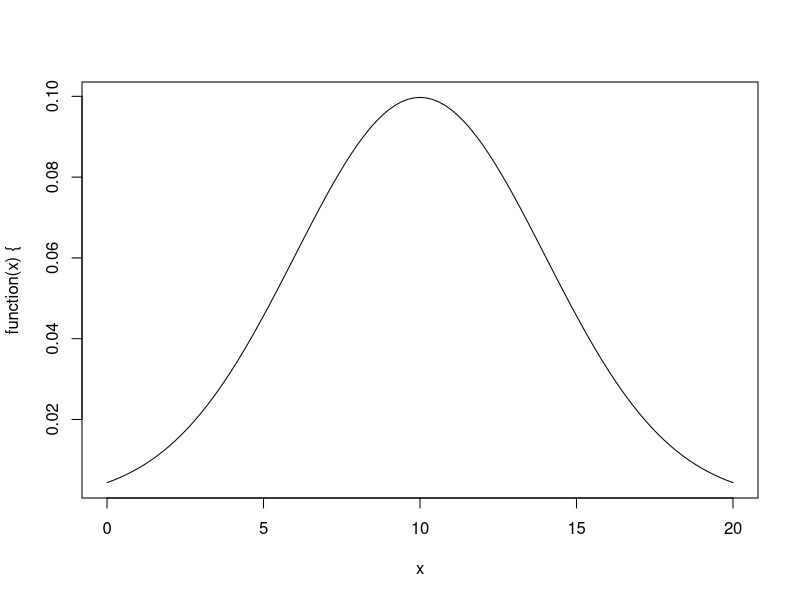
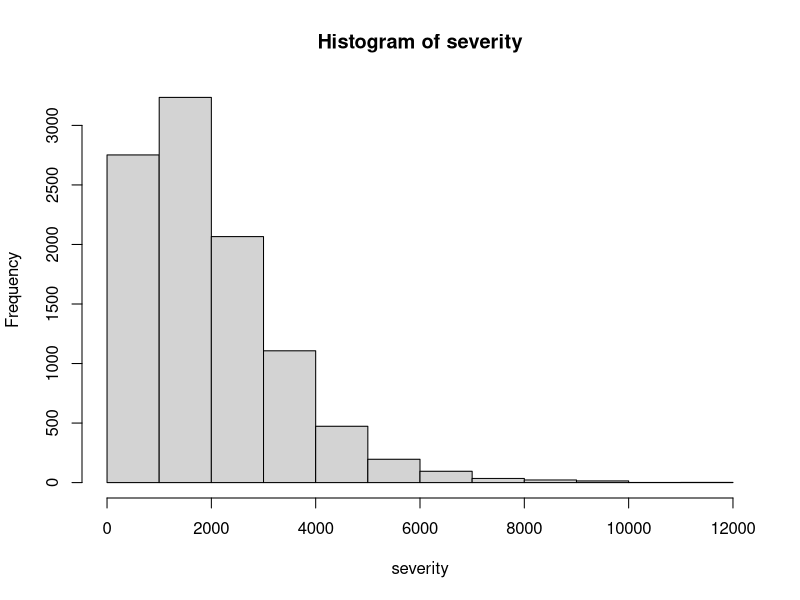
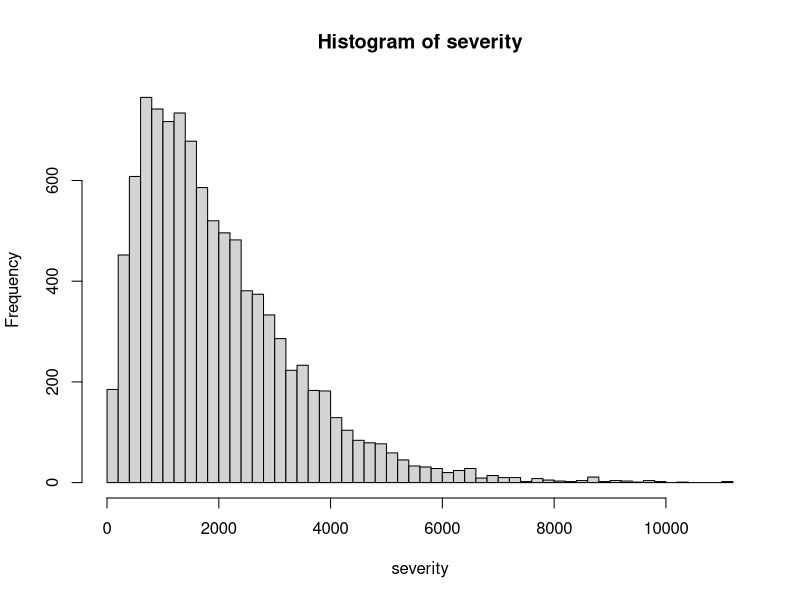
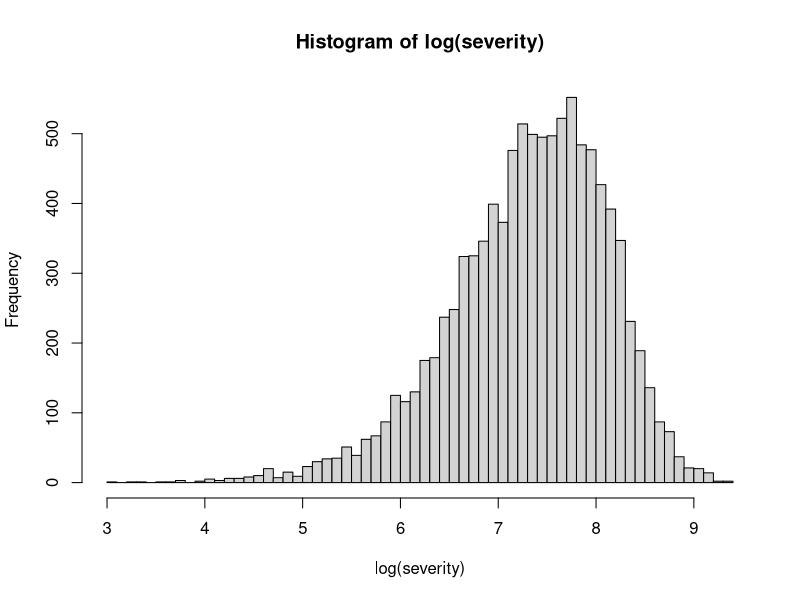
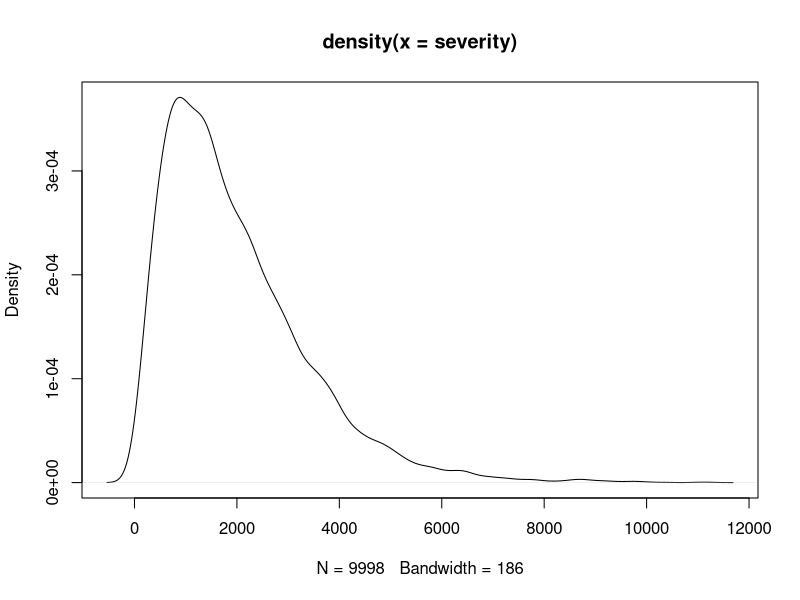
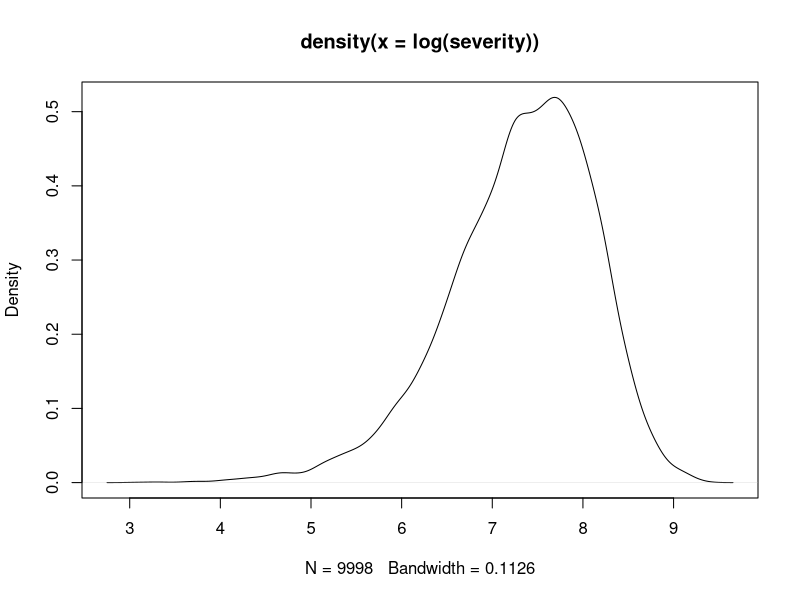
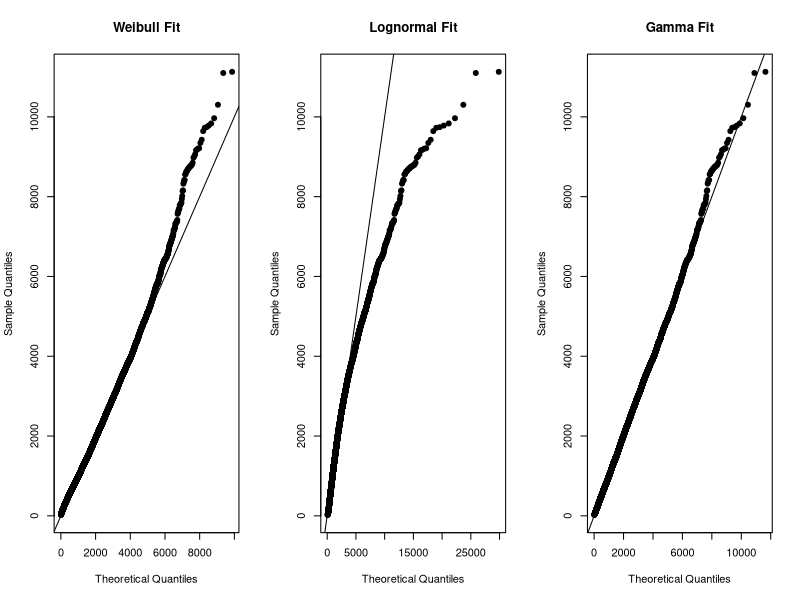
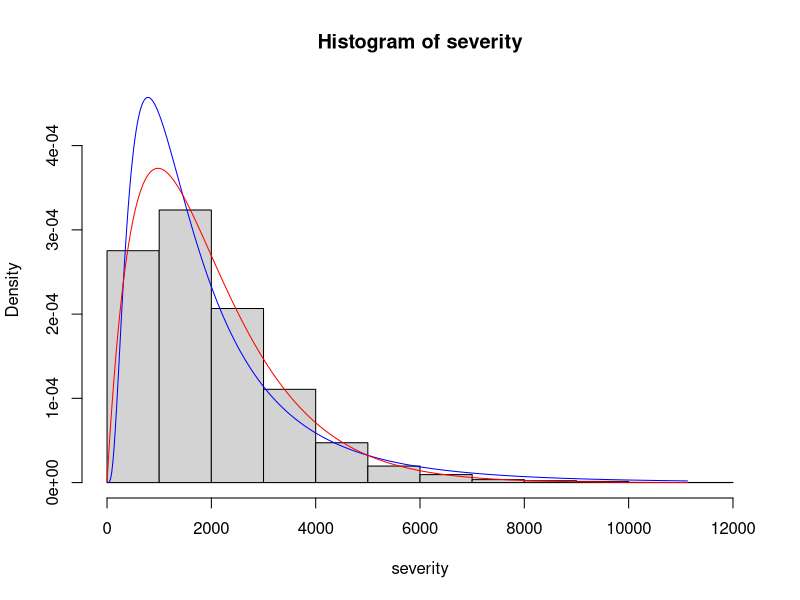

R code for these plots, in order:
## ---- chunk 1
N <- 10
mu <- 10000
sd <- .3 * mu
x <- seq(mu - sd*3, mu + sd * 3, length.out = 20)
p <- seq(.05, .95, by = .05)

dnorm(x, mu, sd)
pnorm(x, mu, sd)
qnorm(p, mu, sd)
rnorm(N, mu, sd)

dlnorm(x, log(mu), log(sd))
plnorm(x, log(mu), log(sd))

plot(function(x) {dnorm(x, 10, 4)}, 0, 20)
## ---- chunk 2
set.seed(8910)
years <- 2001:2010
frequency <- 1000

N <- rpois(length(years), frequency)

sevShape <- 2
sevScale <- 1000
severity <- rgamma(sum(N), sevShape, scale = sevScale)

summary(severity)
## ---- chunk 3
hist(severity)
hist(severity, breaks = 50)

hist(log(severity), breaks = 50)
## ---- chunk 4
plot(density(severity))

plot(density(log(severity)))
## ---- chunk 5
library(MASS)

fitGamma <- fitdistr(severity, "gamma")
fitLognormal <- fitdistr(severity, "lognormal")
fitWeibull <- fitdistr(severity, "Weibull")

fitGamma
fitLognormal
fitWeibull
## ---- chunk 6
probabilities = (1:(sum(N)))/(sum(N)+1)

weibullQ <- qweibull(probabilities, coef(fitWeibull)[1], coef(fitWeibull)[2])
lnQ <- qlnorm(probabilities, coef(fitLognormal)[1], coef(fitLognormal)[2])
gammaQ <- qgamma(probabilities, coef(fitGamma)[1], coef(fitGamma)[2])

oldPar <- par(mfrow = c(1,3))
plot(sort(weibullQ), sort(severity), xlab = 'Theoretical Quantiles', ylab = 'Sample Quantiles', pch=19, main = "Weibull Fit")
abline(0,1)

plot(sort(lnQ), sort(severity), xlab = 'Theoretical Quantiles', ylab = 'Sample Quantiles', pch=19, main = "Lognormal Fit")
abline(0,1)

plot(sort(gammaQ), sort(severity), xlab = 'Theoretical Quantiles', ylab = 'Sample Quantiles', pch=19, main = "Gamma Fit")
abline(0,1)

par(oldPar)
## ---- chunk 7
sampleLogMean <- fitLognormal$estimate[1]
sampleLogSd <- fitLognormal$estimate[2]

sampleShape <- fitGamma$estimate[1]
sampleRate <- fitGamma$estimate[2]

x <- seq(0, max(severity), length.out=500)
yLN <- dlnorm(x, sampleLogMean, sampleLogSd)
yGamma <- dgamma(x, sampleShape, sampleRate)

hist(severity, freq=FALSE, ylim=range(yLN, yGamma))

lines(x, yLN, col="blue")

lines(x, yGamma, col="red")
## ---- chunk 8
testGamma <- ks.test(severity, "pgamma", sampleShape, sampleRate)
testLN <- ks.test(severity, "plnorm", sampleLogMean, sampleLogSd)
testGamma2 <- ks.test(severity, "pgamma", sampleShape, 1)
## ---- chunk 9
severity <- 10000
CV <- .3
sigma <- sqrt(log(1 + CV^2))
mu <- log(severity) - sigma^2/2
plot(function(x) dlnorm(x), mu, sigma, ylab="LN f(x)")
## ---- chunk 10
set.seed(1234)
claims = rlnorm(100, meanlog=log(30000), sdlog=1)
hist(claims, breaks=seq(1, 500000, length.out=40))
## ---- chunk 11
quadraticFun <- function(a, b, c){
  function(x) a*x^2 + b*x + c
}

myQuad <- quadraticFun(a=4, b=-3, c=3)
plot(myQuad, -10, 10)
## ---- chunk 12
myResult <- optim(8, myQuad)
myResult
## ---- chunk 13
myOtherQuad <- quadraticFun(-6, 20, -5)
plot(myOtherQuad, -10, 10)
myResult <- optim(8, myOtherQuad)
myResult <- optim(8, myOtherQuad, control = list(fnscale=-1))
